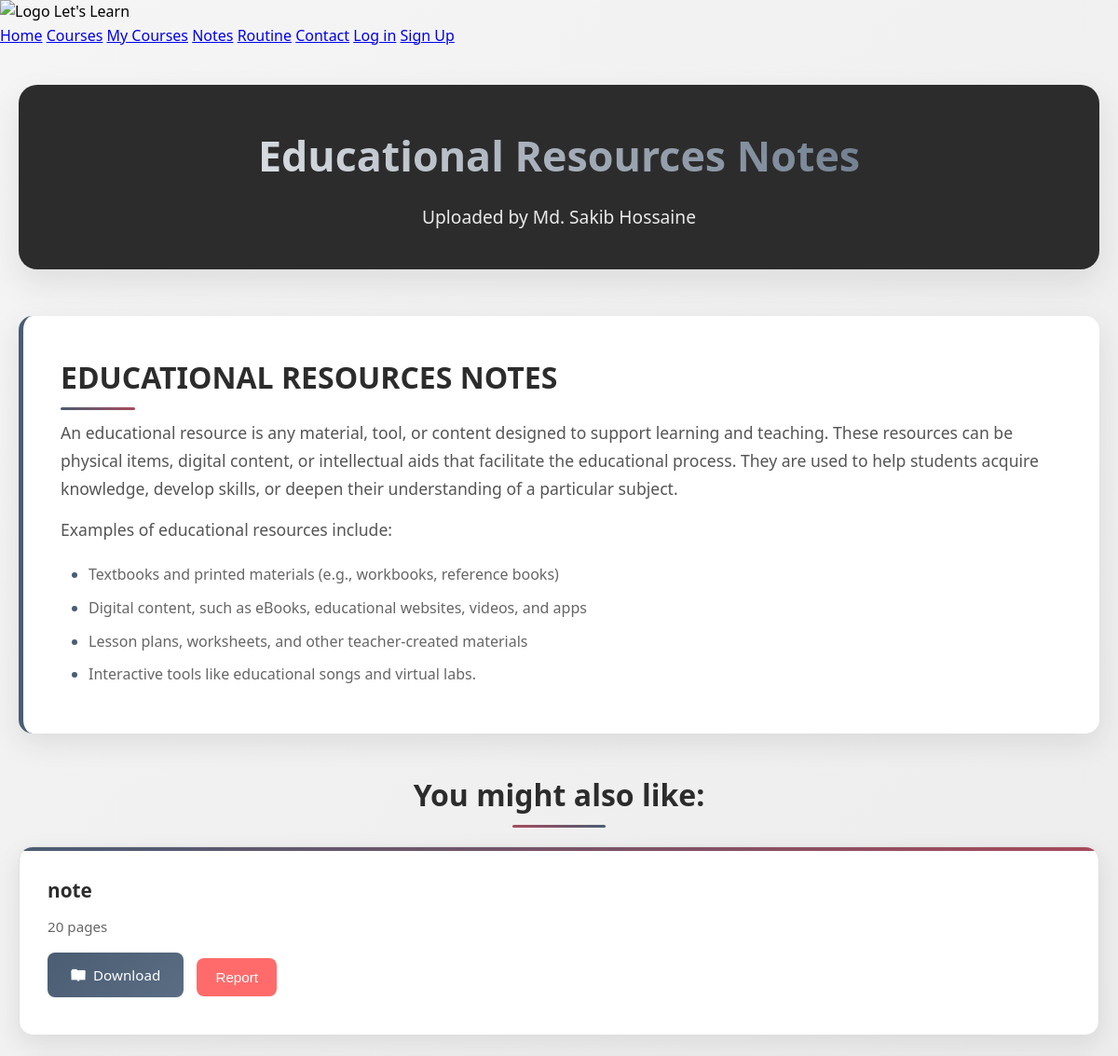
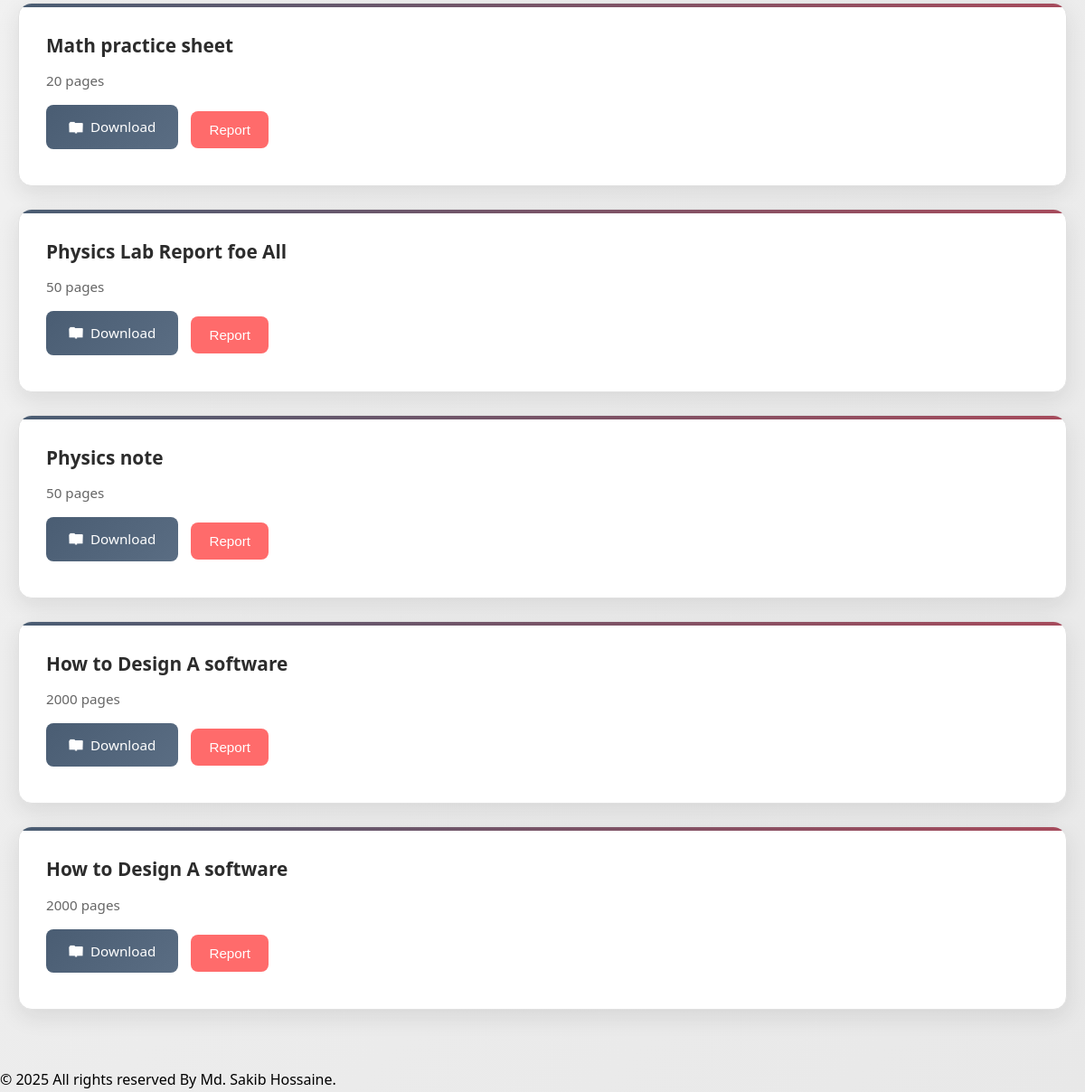
Page /notes/ on the earlier database version (2 pictures, top to bottom).
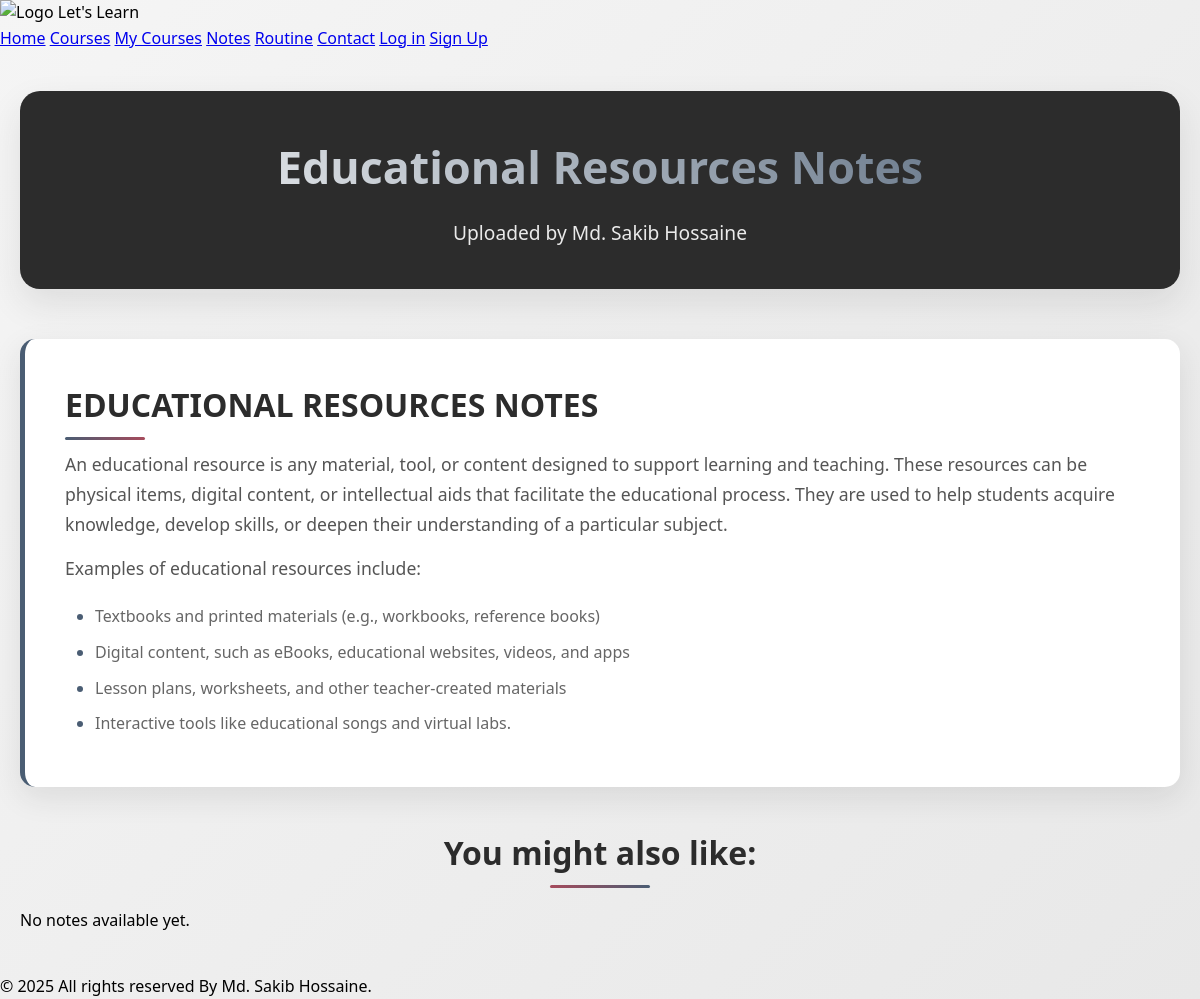
Same page on the later database version.
### notes/models.py (models this page shows, shortened)
class Note(models.Model):
    title = models.CharField(max_length=200)
    description = models.TextField()
    module_code = models.CharField(max_length=20)
    pages = models.IntegerField()
    file = models.FileField(upload_to="notes/")
    uploaded_by = models.ForeignKey(settings.AUTH_USER_MODEL, on_delete=models.CASCADE)
    upload_date = models.DateTimeField(auto_now_add=True)
    rating = models.FloatField(default=0)
    download_count = models.IntegerField(default=0)

### notes/views.py (the view)
# urls.py: path("", include("notes.urls")),
def notes(request):
    notes = Note.objects.all().order_by("-upload_date")
    return render(request, "notes/notes.html", {"notes": notes})

### templates/notes/notes.html (shortened to what this page needs)
{% extends "base.html" %}
{% load static %}
{% block styles %}
    <link rel="stylesheet" href="{% static 'css/notes.css' %}" />
{% endblock styles %}
{% block content %}
<div class="NOTES-container">
    <div class="NOTES-header">
        <h1>Educational Resources Notes</h1>
        <p>Uploaded by Md. Sakib Hossaine</p>
    </div>
    <div class="NOTES-content">
        <h2>EDUCATIONAL RESOURCES NOTES</h2>
        <p>An educational resource is any material, tool, or content designed to support learning and teaching. These resources can be physical items, digital content, or intellectual aids that facilitate the educational process. They are used to help students acquire knowledge, develop skills, or deepen their understanding of a particular subject.</p>
        <p>Examples of educational resources include:</p>
        <ul>
            <li>Textbooks and printed materials (e.g., workbooks, reference books)</li>
            <li>Digital content, such as eBooks, educational websites, videos, and apps</li>
            <li>Lesson plans, worksheets, and other teacher-created materials</li>
            <li>Interactive tools like educational songs and virtual labs.</li>
        </ul>
    </div>
    <div class="NOTES-related-notes">
        <h3>You might also like:</h3>
        {% for note in notes %}
        <div class="NOTES-related-item" data-item="{{ note.module_code }}">
            <p>{{ note.title }}</p>
            {% if note.pages %}
            <p>{{ note.pages }} pages</p>
            {% endif %}
            <a href="{% url 'download_note' note.id %}" class="NOTES-download-button">
                <img src="{% static 'images/down.png' %}" alt="Download">
                Download
            </a>
            <button class="NOTES-report-button" onclick="reportItem({{ note.id }})">Report</button>
        </div>
        {% empty %}
        <p>No notes available yet.</p>
        {% endfor %}
    </div>
</div>
{% endblock %}

Differences in the rows shown:
removed Note: title "note", pages "20"
removed Note: title "Math practice sheet", pages "20"
removed Note: title "Physics Lab Report foe All", pages "50"
removed Note: title "Physics note", pages "50"
removed Note: title "How to Design A software", pages "2000"
removed Note: title "How to Design A software", pages "2000"
Other differences:
text now shown: "No notes available yet."
